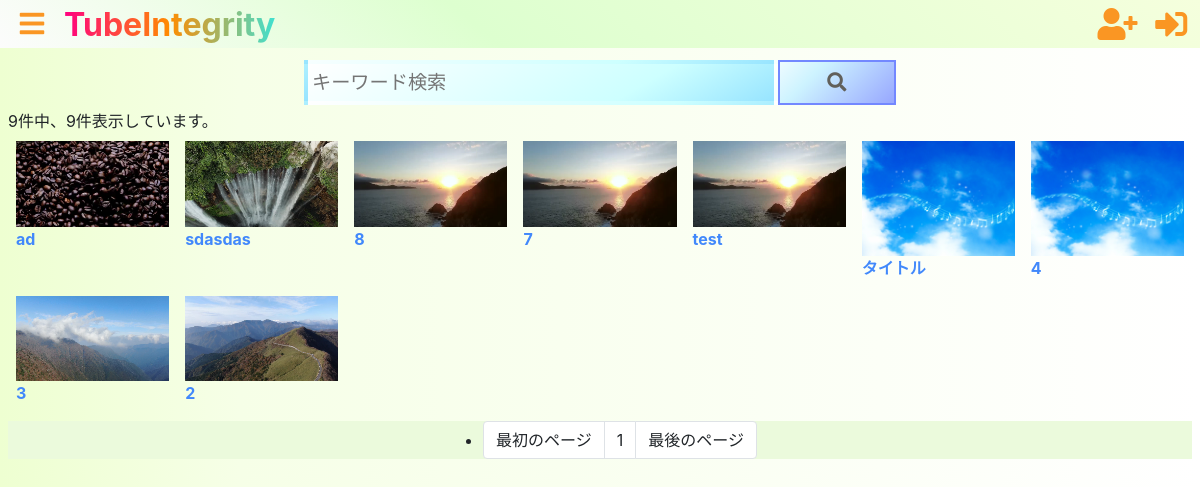
The app's page /search/ with its own data.
### tube/models.py (models this page shows, shortened)
class Video(models.Model):
    class Meta:
        db_table = "video"
    id       = models.UUIDField(default=uuid.uuid4, primary_key=True, editable=False )
    category = models.ForeignKey(Category, verbose_name="カテゴリ", on_delete=models.PROTECT)
    dt       = models.DateTimeField(verbose_name="投稿日", default=timezone.now)
    title        = models.CharField(verbose_name="タイトル", max_length=50)
    description  = models.CharField(verbose_name="動画説明文", max_length=300)
    movie        = models.FileField(verbose_name="動画", upload_to="tube/movie", blank=True)
    thumbnail    = models.ImageField(verbose_name="サムネイル", upload_to="tube/thumbnail/", null=True)
    user         = models.ForeignKey(settings.AUTH_USER_MODEL, verbose_name="投稿者", on_delete=models.CASCADE)
    edited       = models.BooleanField(default=False)
    mime         = models.TextField(verbose_name="MIMEタイプ", null=True)
    views        = models.IntegerField(verbose_name="再生回数", default=0, validators=[MinValueValidator(0)])

### tube/views.py (the view)
class SearchView(views.APIView):
    def get(self, request, *args, **kwargs):
        query = Q()
        page = 1
        if "word" in request.GET:
            word_list = request.GET["word"].replace("　", " ").split(" ")
            for w in word_list:
                query &= Q(Q(title__icontains=w) | Q(description__icontains=w))
        if "page" in request.GET:
            page = request.GET["page"]
        videos = Video.objects.filter(query).order_by("-dt")
        amount = len(videos)
        videos_paginator = Paginator(videos, SEARCH_AMOUNT_PAGE)
        videos           = videos_paginator.get_page(page)
        context = {"videos": videos,
                   "amount": amount}
        return render(request, "tube/search.html", context)

### tube/templatetags/param_change.py (called while the page is built)
@register.inclusion_tag("tube/paginator.html")
def generate_pagelink(request, key, start, end, now):
    PAGE_RANGE = 3
    start = int(start)
    end = int(end)
    now = int(now)
    pages = []
    if now != start:
        pages.append({"name": "最初のページ", "link": param(request, key, start)})
    else:
        pages.append({"name": "最初のページ", "link": ""})
    for i in range(now - PAGE_RANGE, now + PAGE_RANGE + 1):
        if i == now:
            pages.append({"name": str(i), "link": ""})
            continue
        if i <= start or end <= i:
            continue
        pages.append({"name": str(i), "link": param(request, key, i)})
        print(pages)
    if now != end:
        pages.append({"name": "最後のページ", "link": param(request, key, end)})
    else:
        pages.append({"name": "最後のページ", "link": ""})
    return {"pages": pages}

### templates/tube/search.html
{% extends "tube/base.html" %}
{% load static %}
{% load param_change %}
{% block main %}
    {% include "tube/search_form.html" %}
    {% if amount > 0 %}
    <div>{{ amount }}件中、{{ videos|length }}件表示しています。</div>
    {% endif %}
     <div class="video_content_list">
         {% for video in videos %}
             <div class="video_content">
                 <a class="video_content_link" href="{% url 'tube:single' video.id %}">
                     {% if video.thumbnail %}
                     <img class="video_thumbnail" src="/media/{{ video.thumbnail }}" alt="{{ video.title }}">
                     {% else %}
                     <img class="video_thumbnail" src="{% static 'tube/img/no-img.png' %}" alt="{{ video.title }}">
                     {% endif %}
                     <div class="video_title">{{ video.title }}</div>
                 </a>
             </div>
         {% empty %}
             <div class="video_content">動画は見つかりませんでした。</div>
         {% endfor %}
     </div>
     {% generate_pagelink request "page" "1" videos.paginator.num_pages videos.number %}
{% endblock %}

### static/common/css/l_sidebar.css (style rules this page uses)
html, body { overflow-x: hidden; margin:0; }
a { color:#70C0F5; text-decoration:none; }

### static/tube/css/style.css (style rules this page uses)
body { background: rgb(255,255,255); background: linear-gradient(270deg, rgba(255,255,255,1) 0%, rgba(246,255,231,1) 80%, rgba(238,255,209,1) 100%); }
img { max-width:100%; }
.video_content_list { display:flex; flex-wrap:wrap; }
.video_content { width:calc(100% / 7); }
.video_content_link { display:block; margin:0.5rem; }
.video_title { color:#4188FB; font-weight:bold; }

### records on screen
Video: thumbnail (picture), title "ad"
Video: thumbnail (picture), title "sdasdas"
Video: thumbnail (picture), title "8"
Video: thumbnail (picture), title "7"
Video: thumbnail (picture), title "test"
Video: thumbnail (picture), title "タイトル"
Video: thumbnail (picture), title "4"
Video: thumbnail (picture), title "3"
Video: thumbnail (picture), title "2"

### other values on screen
{{ amount }} "9"
{{ videos|length }} "9"
{{ page.name }} "最初のページ" "1" "最後のページ"
